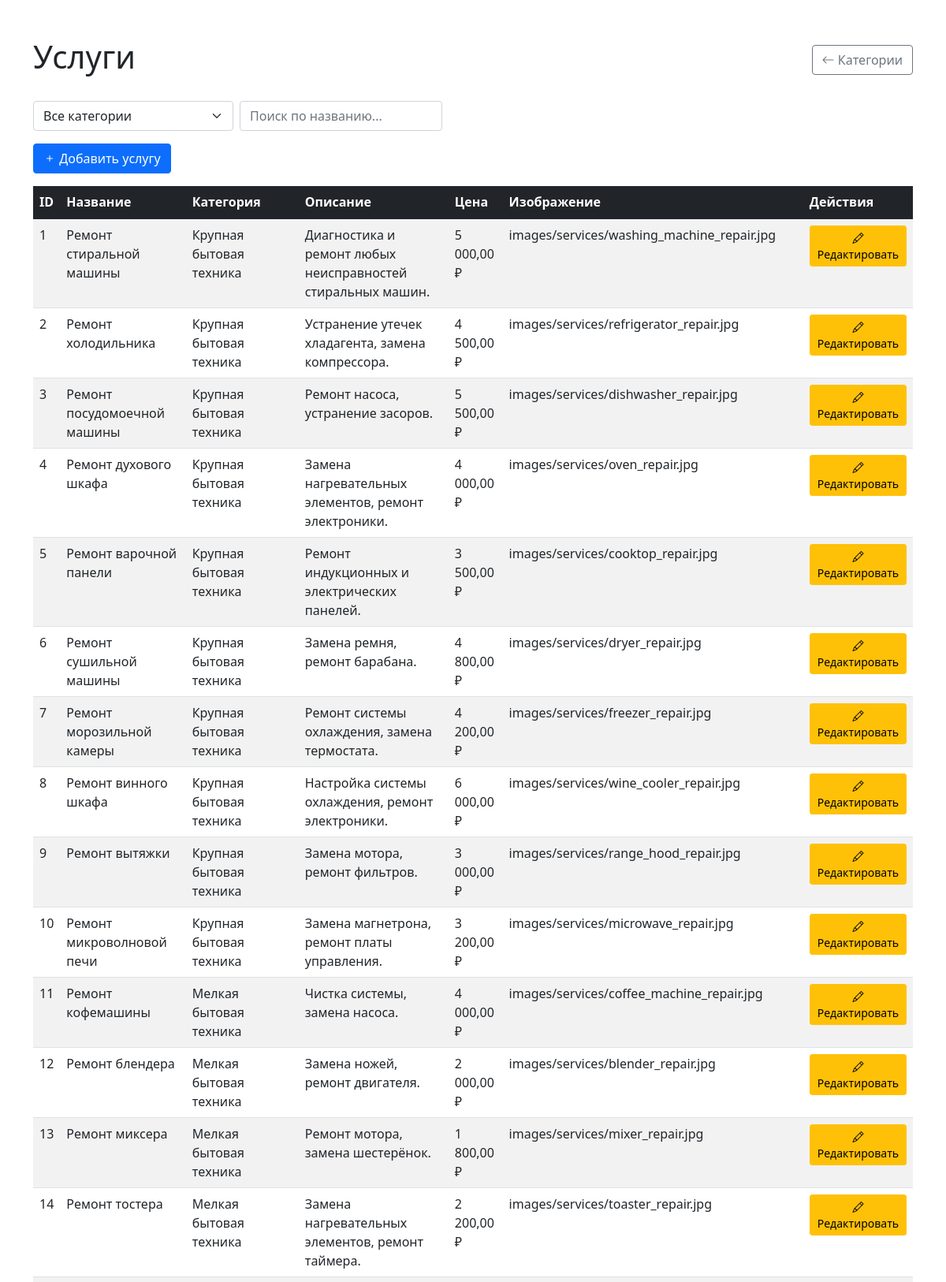
Screenshot of /admin/services.php (signed in, upper part) with the database file from the repository.
### tables this page shows
CREATE TABLE services (
    id INT AUTO_INCREMENT PRIMARY KEY,
    category_id INT NOT NULL,
    name VARCHAR(255) NOT NULL,
    description TEXT NOT NULL,
    price DECIMAL(10, 2) NOT NULL,
    image_path VARCHAR(255) DEFAULT NULL,
    FOREIGN KEY (category_id) REFERENCES categories(id) ON DELETE CASCADE
);

CREATE TABLE categories (
    id INT AUTO_INCREMENT PRIMARY KEY,
    name VARCHAR(255) NOT NULL
);

### public/admin/services.php (the view, shortened to what this page needs)
<?php
require_once '../includes/db.php';
$is_admin = isset($_SESSION['role']) && $_SESSION['role'] === 'admin';
$is_editor = isset($_SESSION['role']) && $_SESSION['role'] === 'editor';
$where = '';
$params = [];
$sql = "
    SELECT s.id, s.name, c.name AS category_name, s.description, s.price, s.image_path
    FROM services s
    JOIN categories c ON s.category_id = c.id
    $where
    ORDER BY s.id ASC
";
$stmt = $pdo->prepare($sql);
$stmt->execute($params);
$services = $stmt->fetchAll(PDO::FETCH_ASSOC);
?>
<!DOCTYPE html>
<html lang="ru">
<head>
    <link href="https://cdn.jsdelivr.net/npm/bootstrap@5.1.3/dist/css/bootstrap.min.css" rel="stylesheet">
    <link href="https://cdn.jsdelivr.net/npm/bootstrap-icons@1.8.1/font/bootstrap-icons.css" rel="stylesheet">
</head>
<body>
    <div class="container mt-5">
        <div class="d-flex justify-content-between align-items-center mb-4">
            <h1>Услуги</h1>
            <a href="/admin/categories.php" class="btn btn-outline-secondary">
                <i class="bi bi-arrow-left"></i> Категории
            </a>
        </div>
        <form method="get" class="mb-3 row g-2 align-items-center">
            <div class="col-auto">
                <select name="category_id" class="form-select" onchange="this.form.submit()">
                    <option value="0">Все категории</option>
                </select>
            </div>
            <div class="col-auto">
                <input type="text" id="search-services" class="form-control" placeholder="Поиск по названию...">
            </div>
        </form>
        <div class="mb-3">
            <?php if ($is_admin || $is_editor): ?>
            <a href="/admin/edit_service.php?new=1" class="btn btn-primary">
                <i class="bi bi-plus"></i> Добавить услугу
            </a>
            <?php endif; ?>
        </div>
        <table class="table table-striped table-hover">
            <thead class="table-dark">
                <tr>
                    <th>ID</th>
                    <th>Название</th>
                    <th>Категория</th>
                    <th>Описание</th>
                    <th>Цена</th>
                    <th>Изображение</th>
                    <th>Действия</th>
                </tr>
            </thead>
            <tbody id="services-table-body">
                <?php if (empty($services)): ?>
                    <tr>
                        <td colspan="7" class="text-center">Услуги не найдены</td>
                    </tr>
                <?php else: ?>
                    <?php foreach ($services as $srv): ?>
                        <tr>
                            <td><?= $srv['id'] ?></td>
                            <td><?= htmlspecialchars($srv['name']) ?></td>
                            <td><?= htmlspecialchars($srv['category_name']) ?></td>
                            <td><?= htmlspecialchars(mb_strimwidth($srv['description'], 0, 80, '...')) ?></td>
                            <td><?= number_format($srv['price'], 2, ',', ' ') ?> ₽</td>
                            <td><?= $srv['image_path'] ? htmlspecialchars($srv['image_path']) : '-' ?></td>
                            <td>
                                <?php if ($is_admin || $is_editor): ?>
                                <a href="/admin/edit_service.php?id=<?= $srv['id'] ?>" class="btn btn-warning btn-sm">
                                    <i class="bi bi-pencil"></i> Редактировать
                                </a>
                                <?php endif; ?>
                            </td>
                        </tr>
                    <?php endforeach; ?>
                <?php endif; ?>
            </tbody>
        </table>
    </div>
</body>
</html>

### rows the page displays
services: id "1", name "Ремонт стиральной машины", category.name "Крупная бытовая техника", description "Диагностика и ремонт любых неисправностей стиральных машин.", price "5 000,00", image_path "images/services/washing_machine_repair.jpg"
services: id "2", name "Ремонт холодильника", category.name "Крупная бытовая техника", description "Устранение утечек хладагента, замена компрессора.", price "4 500,00", image_path "images/services/refrigerator_repair.jpg"
services: id "3", name "Ремонт посудомоечной машины", category.name "Крупная бытовая техника", description "Ремонт насоса, устранение засоров.", price "5 500,00", image_path "images/services/dishwasher_repair.jpg"
services: id "4", name "Ремонт духового шкафа", category.name "Крупная бытовая техника", description "Замена нагревательных элементов, ремонт электроники.", price "4 000,00", image_path "images/services/oven_repair.jpg"
services: id "5", name "Ремонт варочной панели", category.name "Крупная бытовая техника", description "Ремонт индукционных и электрических панелей.", price "3 500,00", image_path "images/services/cooktop_repair.jpg"
services: id "6", name "Ремонт сушильной машины", category.name "Крупная бытовая техника", description "Замена ремня, ремонт барабана.", price "4 800,00", image_path "images/services/dryer_repair.jpg"
services: id "7", name "Ремонт морозильной камеры", category.name "Крупная бытовая техника", description "Ремонт системы охлаждения, замена термостата.", price "4 200,00", image_path "images/services/freezer_repair.jpg"
services: id "8", name "Ремонт винного шкафа", category.name "Крупная бытовая техника", description "Настройка системы охлаждения, ремонт электроники.", price "6 000,00", image_path "images/services/wine_cooler_repair.jpg"
services: id "9", name "Ремонт вытяжки", category.name "Крупная бытовая техника", description "Замена мотора, ремонт фильтров.", price "3 000,00", image_path "images/services/range_hood_repair.jpg"
services: id "10", name "Ремонт микроволновой печи", category.name "Крупная бытовая техника", description "Замена магнетрона, ремонт платы управления.", price "3 200,00", image_path "images/services/microwave_repair.jpg"
services: id "11", name "Ремонт кофемашины", category.name "Мелкая бытовая техника", description "Чистка системы, замена насоса.", price "4 000,00", image_path "images/services/coffee_machine_repair.jpg"
services: id "12", name "Ремонт блендера", category.name "Мелкая бытовая техника", description "Замена ножей, ремонт двигателя.", price "2 000,00", image_path "images/services/blender_repair.jpg"
services: id "13", name "Ремонт миксера", category.name "Мелкая бытовая техника", description "Ремонт мотора, замена шестерёнок.", price "1 800,00", image_path "images/services/mixer_repair.jpg"
services: id "14", name "Ремонт тостера", category.name "Мелкая бытовая техника", description "Замена нагревательных элементов, ремонт таймера.", price "2 200,00", image_path "images/services/toaster_repair.jpg"
